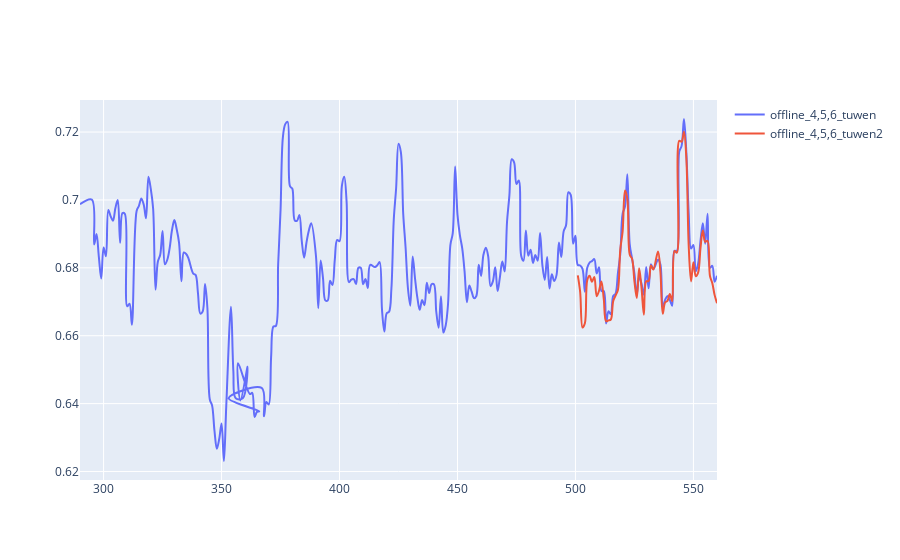

The code cell stored with this chart in its notebook:
### Code cell
show('group/click/weighted_time_auc')

### Figure 1 — Plotly figure (JSON) as saved in the notebook; plotly's stock layout.template omitted (floating-point values rounded to 4 significant figures; data arrays with more than 128 entries replaced by an {"elided": "..."} marker saying what was removed)
{"data": [{"line": {"shape": "spline"}, "mode": "lines", "name": "offline_4,5,6_tuwen", "type": "scatter", "x": {"elided": "261 int values"}, "y": {"elided": "261 float values"}}, {"line": {"shape": "spline"}, "mode": "lines", "name": "offline_4,5,6_tuwen2", "type": "scatter", "x": [501, 502, 503, 504, 505, 506, 507, 508, 509, 510, 511, 512, 513, 514, 515, 516, 517, 518, 519, 520, 521, 522, 523, 524, 525, 526, 527, 528, 529, 530, 531, 532, 533, 535, 536, 537, 538, 539, 540, 541, 542, 543, 544, 545, 546, 547, 548, 549, 550, 551, 552, 553, 554, 555, 556, 557, 558, 559, 560], "y": [0.6778, 0.6729, 0.6624, 0.6636, 0.6763, 0.6777, 0.6759, 0.6773, 0.6716, 0.6733, 0.676, 0.6708, 0.6643, 0.6645, 0.6648, 0.6702, 0.6718, 0.6735, 0.6854, 0.6907, 0.7028, 0.7003, 0.6839, 0.6827, 0.676, 0.6711, 0.6798, 0.6741, 0.6662, 0.676, 0.6761, 0.6807, 0.6795, 0.6848, 0.679, 0.6664, 0.6698, 0.6703, 0.6723, 0.6702, 0.685, 0.6845, 0.7174, 0.7171, 0.7201, 0.7124, 0.6866, 0.676, 0.6817, 0.6775, 0.6786, 0.6858, 0.691, 0.6876, 0.688, 0.6777, 0.6755, 0.672, 0.6696]}], "layout": {}}
